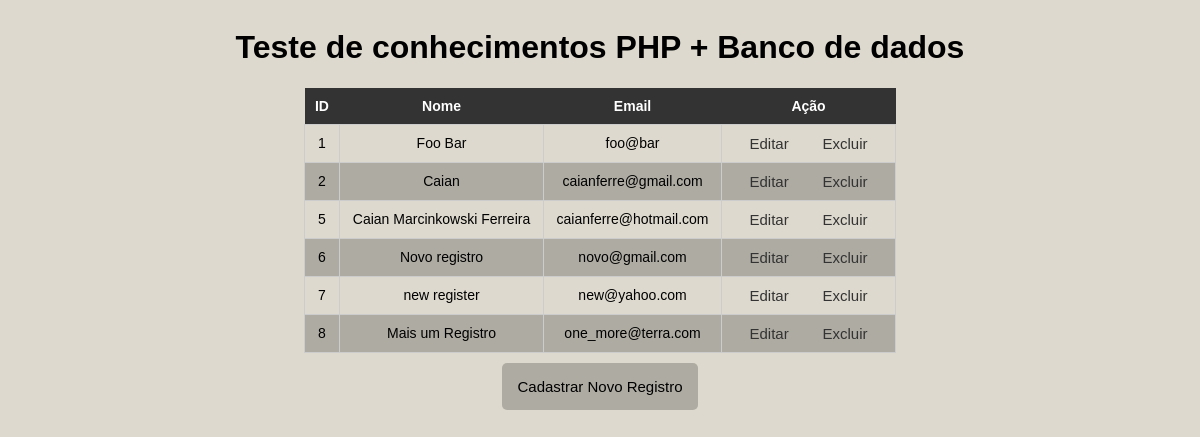
Before: / with the older database file.
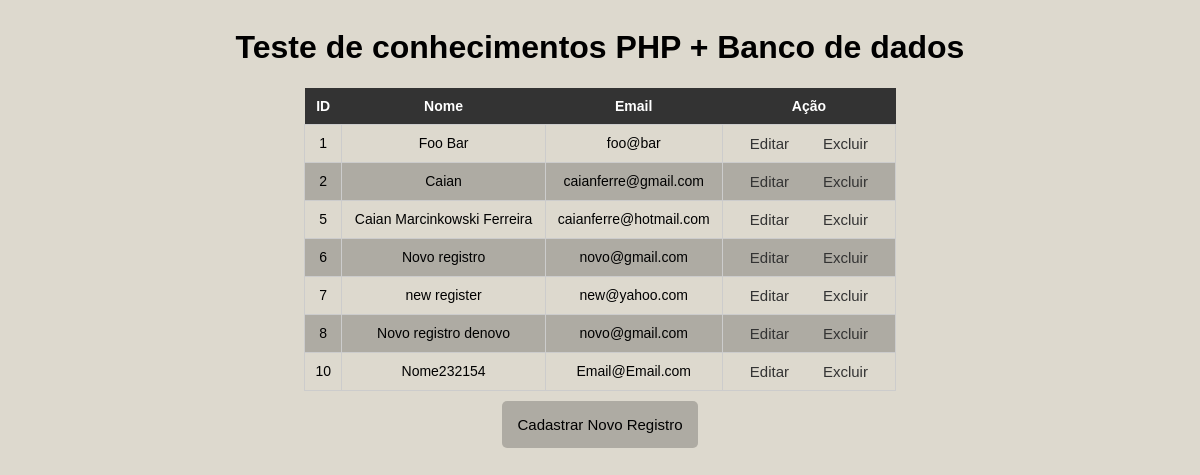
After: the same page with the newer database file.
### tables this page shows
CREATE TABLE users(
    id INTEGER PRIMARY KEY,
    name varchar(100) NOT NULL,
    email varchar(100) NOT NULL
);

### connection.php (called while the page is built, shortened)
<?php
class Connection {
    private $databaseFile;
    private $connection;
    public function __construct()
    {
        $this->databaseFile = realpath(__DIR__ . "/database/db.sqlite");
    }
    private function connect()
    {
        return $this->connection = new PDO("sqlite:{$this->databaseFile}");
    }
    public function getConnection()
    {
        return $this->connection ?: $this->connection = $this->connect();
    }
    public function query($query)
    {
        $result      = $this->getConnection()->query($query);
        $result->setFetchMode(PDO::FETCH_INTO, new stdClass);
        return $result;
    }
}

### index.php (the view)
<!DOCTYPE html>
<html>
<head>
    <link rel="stylesheet" type="text/css" href="style/style.css">
</head>
<body>
    <?php
    require 'connection.php';
    $connection = new Connection();
    $users = $connection->query("SELECT * FROM users");
    echo "
            <h1>Teste de conhecimentos PHP + Banco de dados</h1>
            <table class='styled-table'>
                <tr>
                    <th>ID</th>
                    <th>Nome</th>
                    <th>Email</th>
                    <th>Ação</th>
                </tr>
        ";
    foreach($users as $user) {
        echo sprintf("<tr>
                          <td>%s</td>
                          <td>%s</td>
                          <td>%s</td>
                          <td>
                            <a href='crud/edit/edit.php?id=%s'>Editar</a>
                            <a href='crud/delete/delete.php?id=%s'>Excluir</a>
                        </td>
                    </tr>",
        $user->id, $user->name, $user->email, $user->id, $user->id);
    }
    echo "</table>";
    echo '
        <form action="crud/create/create.php" method="post">
            <input type="submit" value="Cadastrar Novo Registro">
        </form>
    ';
    ?>
</body>
</html>

### style/style.css (style rules this page uses)
body { background-color: #ddd9ce; display: flex; flex-direction: column; align-items: center; justify-content: flex-start; height: 100vh; margin: 5; }
.styled-table { width: 50%; border-collapse: collapse; font-size: 14px; text-align: center; }
.styled-table th { background-color: #333; color: white; text-align: left; padding: 10px; text-align: center; font-family: Arial, Helvetica, sans-serif; }
.styled-table td { border: 1px solid #ccc; padding: 10px; font-family: Arial, Helvetica, sans-serif; }
.styled-table tr:nth-child(odd) { background-color: #00000036; }
input { border-radius: 5px; padding: 15px; border: none; outline: none; font-size: 15px; margin: 10px; background-color: #00000036; }
a { font-family: Arial, Helvetica, sans-serif; font-size: 15px; color: #333; margin: 15px; text-decoration: none; }
h1 { font-family: Arial, Helvetica, sans-serif; }

Changed rows visible on the page:
changed users id 8: name "Mais um Registro" → "Novo registro denovo"; email "one_more@terra.com" → "novo@gmail.com"
added users: id "10", name "Nome232154", email "Email@Email.com"
